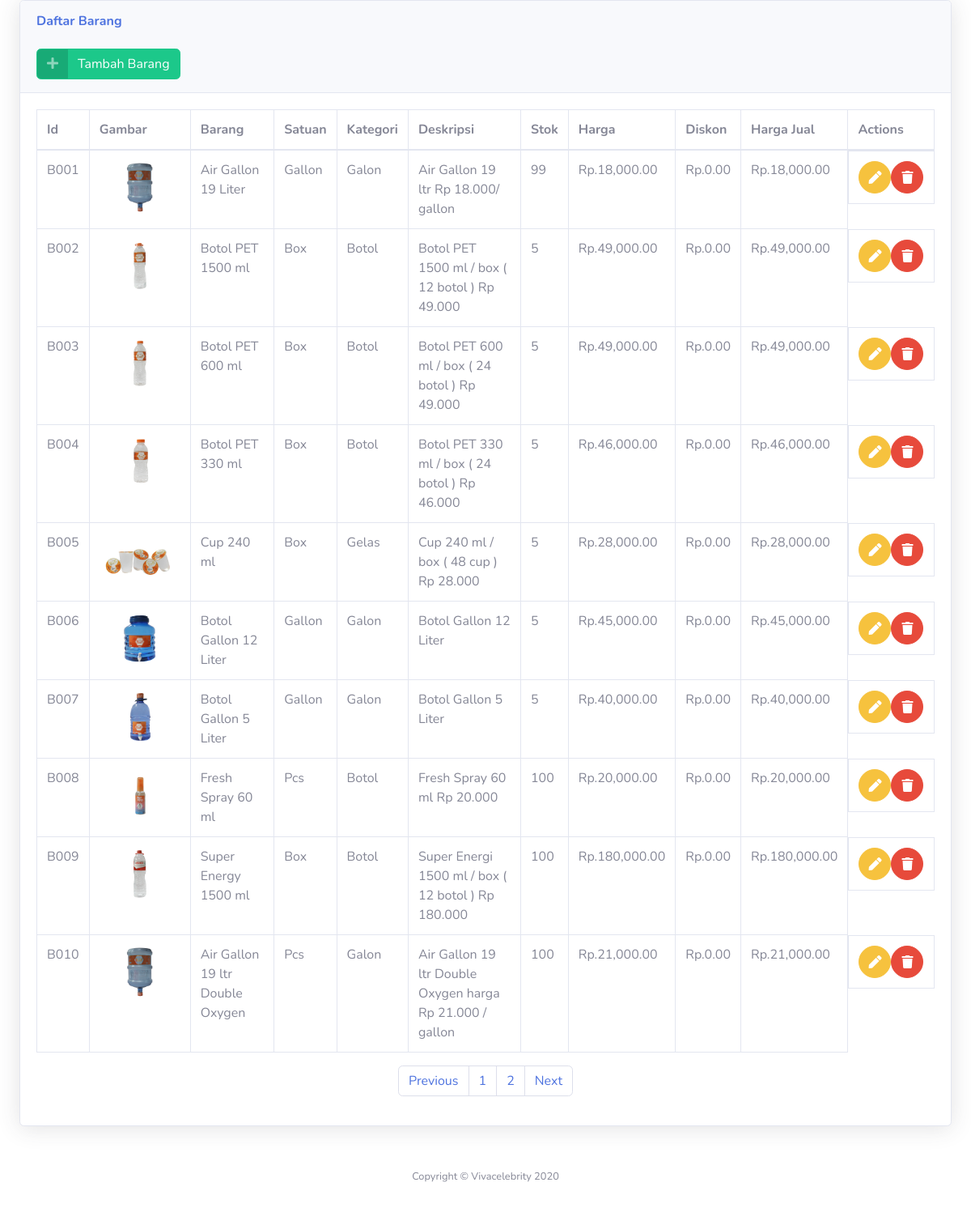
/web/admin/master/barang.php, run on the app's committed database.
### tables this page shows
CREATE TABLE `tabel_barang` (
  `id_barang` varchar(100) NOT NULL,
  `nm_barang` varchar(500) NOT NULL,
  `gmb_barang` varchar(500) NOT NULL,
  `id_satuan` varchar(100) NOT NULL,
  `id_kategori` varchar(100) NOT NULL,
  `deskripsi_barang` varchar(1000) NOT NULL,
  `harga_jual` int(255) NOT NULL,
  `harga_diskon` int(255) NOT NULL,
  `harga_jual_diskon` int(255) NOT NULL,
  `stok` int(11) NOT NULL
);

CREATE TABLE `tabel_satuan` (
  `id_satuan` varchar(100) NOT NULL,
  `nm_satuan` varchar(500) NOT NULL
);

CREATE TABLE `tabel_kategori` (
  `id_kategori` varchar(100) NOT NULL,
  `nm_kategori` varchar(500) NOT NULL
);

### web/admin/master/barang.php (the view, shortened to what this page needs)
<!DOCTYPE html>
<html lang="en">
<head>
    <link href="vendor/fontawesome-free/css/all.min.css" rel="stylesheet" type="text/css">
    <link href="css/sb-admin-2.min.css" rel="stylesheet">
</head>
<?php
include 'koneksi.php';
?>
<?php
 $batas = 10;
    $halaman = isset($_GET['halaman'])?(int)$_GET['halaman'] : 1;
    $halaman_awal = ($halaman > 1) ? ($halaman * $batas) - $batas : 0;
    $previous = $halaman - 1;
    $next = $halaman + 1;
    $data = mysqli_query($koneksi,"SELECT b.id_barang, b.nm_barang, b.gmb_barang, s.nm_satuan, k.nm_kategori, b.deskripsi_barang, b.harga_jual, b.harga_diskon, b.harga_jual_diskon FROM tabel_barang b inner join tabel_satuan s on b.id_satuan = s.id_satuan inner join tabel_kategori k on b.id_kategori = k.id_kategori; ");
    $jumlah_data = mysqli_num_rows($data);
    $total_halaman = ceil($jumlah_data / $batas);
    $barQuery = "SELECT b.id_barang, b.nm_barang, b.gmb_barang, s.nm_satuan, k.nm_kategori, b.deskripsi_barang, b.stok, b.harga_jual, b.harga_diskon, b.harga_jual_diskon FROM tabel_barang b inner join tabel_satuan s on b.id_satuan = s.id_satuan inner join tabel_kategori k on b.id_kategori = k.id_kategori limit $halaman_awal, $batas";
    $executeBar = mysqli_query($koneksi, $barQuery);
?>
<body id="page-top">
        <div id="content-wrapper" class="d-flex flex-column">
            <div id="content">
                <div class="container-fluid">
                    <div class="card shadow mb-4">
                        <div class="card-header py-3">
                            <h6 class="m-0 font-weight-bold text-primary">Daftar Barang</h6>
                            <br>
                            <a href="?menu=tambah_barang" class="btn btn-success btn-icon-split">
                                <span class="icon text-white-50">
                                  <i class="fas fa-plus"></i>
                                </span>
                                <span class="text">Tambah Barang</span>
                              </a>
                        </div>
                        <div class="card-body">
                            <div class="table-responsive">
                                <table class="table table-bordered" id="dataTable" width="100%" cellspacing="0">
                                    <thead>
                                        <tr>
                                            <th>Id</th>
                                            <th>Gambar</th>
                                            <th>Barang</th>
                                            <th>Satuan</th>
                                            <th>Kategori</th>
                                            <th>Deskripsi</th>
                                            <th>Stok</th>
                                            <th>Harga</th>
                                            <th>Diskon</th>
                                            <th>Harga Jual</th>
                                            <th>Actions</th>
                                        </tr>
                                    </thead>
                                    <tbody>
                                    <?php if(isset($executeBar)){
                                            while ($data = mysqli_fetch_assoc($executeBar)) {?>
                                        <tr>
                                            <td><?php echo $data['id_barang'];?></td>
                                            <td><img src="images/<?php echo $data['gmb_barang']; ?>" width="100"/></td>
                                            <td><?php echo $data['nm_barang'];?></td>
                                            <td><?php echo $data['nm_satuan'];?></td>
                                            <td><?php echo $data['nm_kategori'];?></td>
                                            <td><?php echo $data['deskripsi_barang'];?></td>
                                            <td><?php echo $data['stok'];?></td>
                                            <td>Rp.<?php echo number_format($data['harga_jual'], 2, ".", ",");?></td>
                                            <td>Rp.<?php echo number_format($data['harga_diskon'], 2, ".", ",");?></td>
                                            <td>Rp.<?php echo number_format($data['harga_jual_diskon'], 2, ".", ",");?></td>
                                            <td style="justify-content: space-evenly; display: flex; height: fit-content">
                                            <a href="?menu=ubah_barang&&id_barang=<?php echo $data['id_barang']; ?>" class="btn btn-warning btn-circle">
                                                    <i class="fas fa-pen"></i>
                                                </a>
                                                <a href="?menu=hapus_barang&&id_barang=<?php echo $data['id_barang']; ?>" onclick = "return confirm('Apakah anda yakin?');" class="btn btn-danger btn-circle">
                                                    <i class="fas fa-trash"></i>
                                                </a>
                                            </td>
                                        </tr>
                                        <?php
                                            }
                                        }
                                        ?>
                                    </tbody>
                                </table>
                            </div>
                            <nav>
                              <ul class="pagination justify-content-center">
                                <li class="page-item">
                                  <a class="page-link" <?php if($halaman > 1){ echo "href='?menu=barang&&halaman=$previous'"; } ?>>Previous</a>
                                </li>
                                <?php
                                for($x=1;$x<=$total_halaman;$x++){
                                  ?>
                                  <li class="page-item"><a class="page-link" href="?menu=barang&&halaman=<?php echo $x ?>"><?php echo $x; ?></a></li>
                                  <?php
                                }
                                ?>
                                <li class="page-item">
                                  <a  class="page-link" <?php if($halaman < $total_halaman) { echo "href='?menu=barang&&halaman=$next'"; } ?>>Next</a>
                                </li>
                              </ul>
                            </nav>
                        </div>
                    </div>
                </div>
            </div>
            <footer class="sticky-footer bg-white">
                <div class="container my-auto">
                    <div class="copyright text-center my-auto">
                        <span>Copyright &copy; Vivacelebrity 2020</span>
                    </div>
                </div>
            </footer>
        </div>
</body>
</html>

### data on the page
tabel_barang: id_barang "B001", gmb_barang (picture), nm_barang "Air Gallon 19 Liter", id_satuan.nm_satuan "Gallon", id_kategori.nm_kategori "Galon", deskripsi_barang "Air Gallon 19 ltr Rp 18.000/ gallon", stok "99", harga_jual "18,000.00", harga_diskon "0.00", harga_jual_diskon "18,000.00"
tabel_barang: id_barang "B002", gmb_barang (picture), nm_barang "Botol PET 1500 ml", id_satuan.nm_satuan "Box", id_kategori.nm_kategori "Botol", deskripsi_barang "Botol PET 1500 ml / box ( 12 botol ) Rp 49.000", stok "5", harga_jual "49,000.00", harga_diskon "0.00", harga_jual_diskon "49,000.00"
tabel_barang: id_barang "B003", gmb_barang (picture), nm_barang "Botol PET 600 ml", id_satuan.nm_satuan "Box", id_kategori.nm_kategori "Botol", deskripsi_barang "Botol PET 600 ml / box ( 24 botol ) Rp 49.000", stok "5", harga_jual "49,000.00", harga_diskon "0.00", harga_jual_diskon "49,000.00"
tabel_barang: id_barang "B004", gmb_barang (picture), nm_barang "Botol PET 330 ml", id_satuan.nm_satuan "Box", id_kategori.nm_kategori "Botol", deskripsi_barang "Botol PET 330 ml / box ( 24 botol ) Rp 46.000", stok "5", harga_jual "46,000.00", harga_diskon "0.00", harga_jual_diskon "46,000.00"
tabel_barang: id_barang "B005", gmb_barang (picture), nm_barang "Cup 240 ml", id_satuan.nm_satuan "Box", id_kategori.nm_kategori "Gelas", deskripsi_barang "Cup 240 ml / box ( 48 cup ) Rp 28.000", stok "5", harga_jual "28,000.00", harga_diskon "0.00", harga_jual_diskon "28,000.00"
tabel_barang: id_barang "B006", gmb_barang (picture), nm_barang "Botol Gallon 12 Liter", id_satuan.nm_satuan "Gallon", id_kategori.nm_kategori "Galon", deskripsi_barang "Botol Gallon 12 Liter", stok "5", harga_jual "45,000.00", harga_diskon "0.00", harga_jual_diskon "45,000.00"
tabel_barang: id_barang "B007", gmb_barang (picture), nm_barang "Botol Gallon 5 Liter", id_satuan.nm_satuan "Gallon", id_kategori.nm_kategori "Galon", deskripsi_barang "Botol Gallon 5 Liter", stok "5", harga_jual "40,000.00", harga_diskon "0.00", harga_jual_diskon "40,000.00"
tabel_barang: id_barang "B008", gmb_barang (picture), nm_barang "Fresh Spray 60 ml", id_satuan.nm_satuan "Pcs", id_kategori.nm_kategori "Botol", deskripsi_barang "Fresh Spray 60 ml Rp 20.000", stok "100", harga_jual "20,000.00", harga_diskon "0.00", harga_jual_diskon "20,000.00"
tabel_barang: id_barang "B009", gmb_barang (picture), nm_barang "Super Energy 1500 ml", id_satuan.nm_satuan "Box", id_kategori.nm_kategori "Botol", deskripsi_barang "Super Energi 1500 ml / box ( 12 botol ) Rp 180.000", stok "100", harga_jual "180,000.00", harga_diskon "0.00", harga_jual_diskon "180,000.00"
tabel_barang: id_barang "B010", gmb_barang (picture), nm_barang "Air Gallon 19 ltr Double Oxygen", id_satuan.nm_satuan "Pcs", id_kategori.nm_kategori "Galon", deskripsi_barang "Air Gallon 19 ltr Double Oxygen harga Rp 21.000 / gallon", stok "100", harga_jual "21,000.00", harga_diskon "0.00", harga_jual_diskon "21,000.00"
